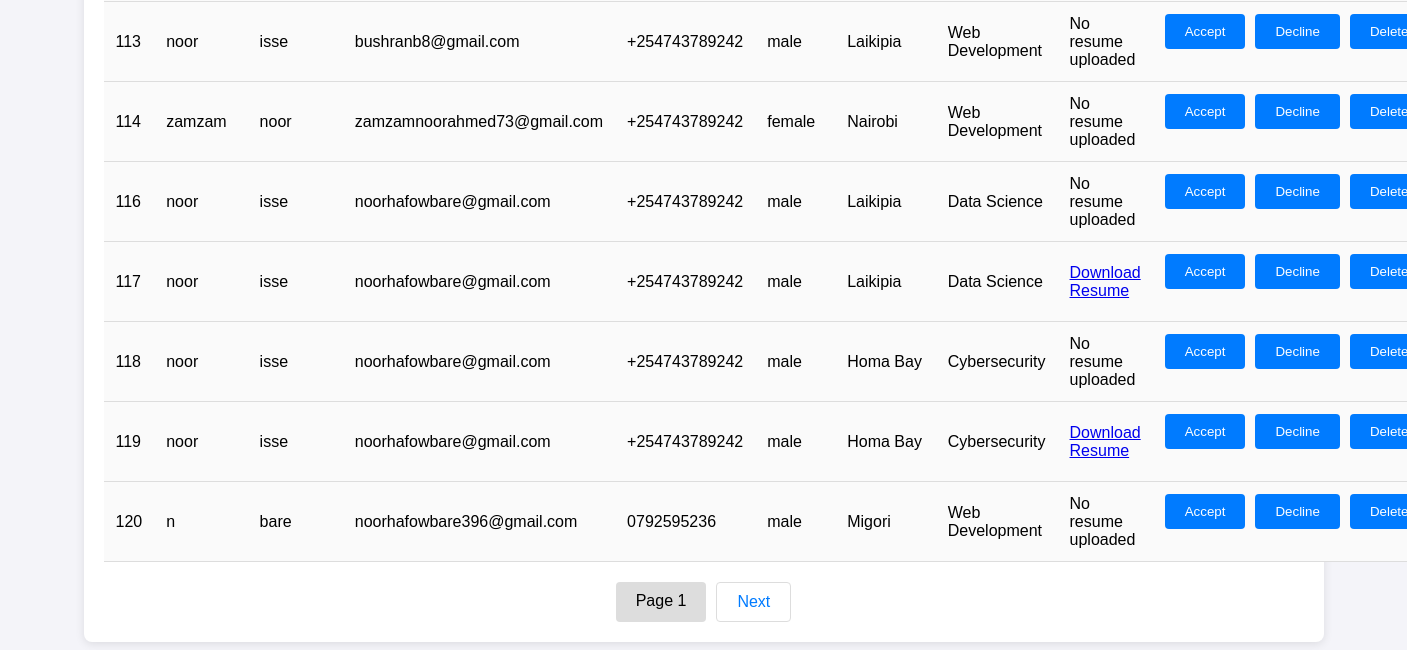
The page /admin/applications (lower part) on the database as committed earlier.
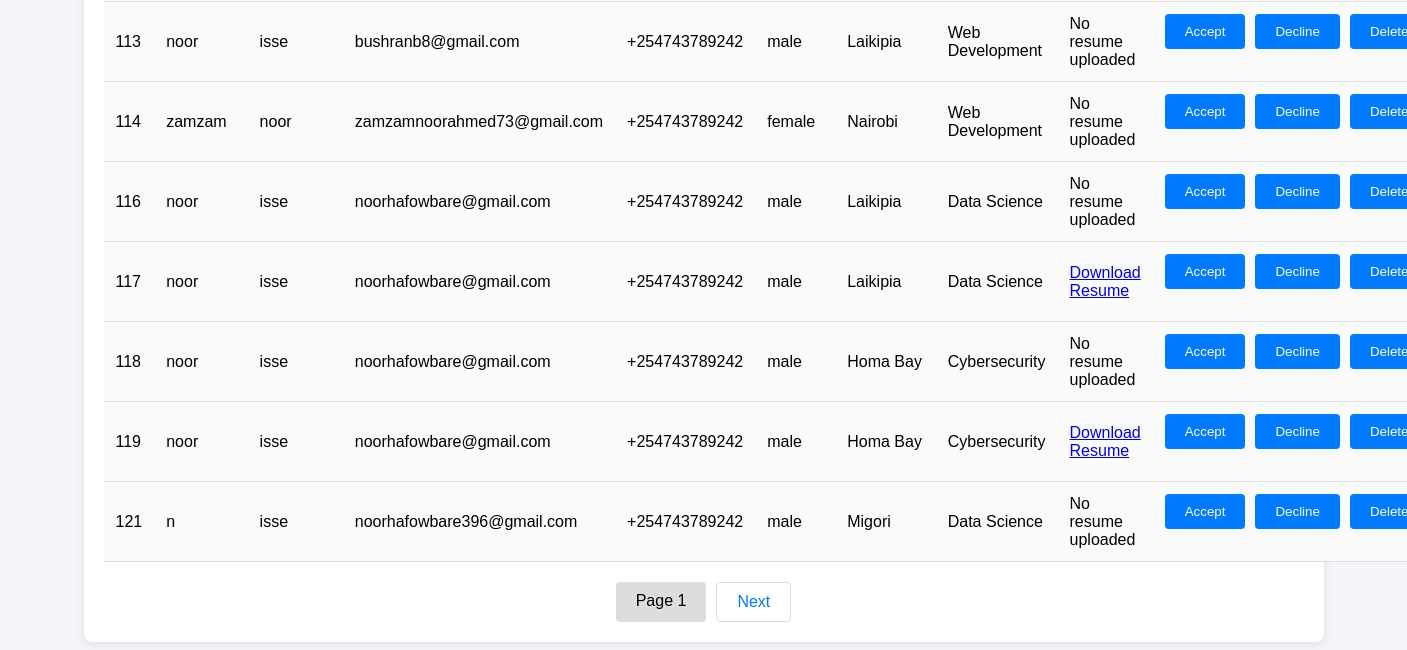
The same page on the database as committed later.
### tables this page shows
CREATE TABLE applications (
                    id INTEGER PRIMARY KEY AUTOINCREMENT,
                    first_name TEXT NOT NULL,
                    last_name TEXT NOT NULL,
                    email TEXT NOT NULL,
                    phone TEXT NOT NULL,
                    gender TEXT NOT NULL,
                    county TEXT NOT NULL,
                    course TEXT NOT NULL
                , status TEXT DEFAULT 'Pending', resume_path TEXT);

### app.py (the view)
@app.route('/admin/applications')
def view_applications():
    search = request.args.get('search', '')  # Search functionality
    page = request.args.get('page', 1, type=int)
    per_page = 80  # Number of records per page
    offset = (page - 1) * per_page
    conn = get_db_connection()
    search_query = f"%{search}%"  # Format search term for SQL LIKE
    applications = conn.execute(
        'SELECT * FROM applications WHERE first_name LIKE ? OR last_name LIKE ? LIMIT ? OFFSET ?',
        (search_query, search_query, per_page, offset)
    ).fetchall()
    total_query = 'SELECT COUNT(*) FROM applications WHERE first_name LIKE ? OR last_name LIKE ?'
    total = conn.execute(total_query, (search_query, search_query)).fetchone()[0]
    conn.close()
    return render_template('applications.html', applications=applications, page=page, per_page=per_page, total=total, search=search)

### app.py (called while the page is built)
def get_db_connection():
    conn = sqlite3.connect('database.db')
    conn.row_factory = sqlite3.Row
    return conn

### templates/applications.html (shortened to what this page needs)
<!DOCTYPE html>
<html lang="en">
  <head>
    <link
      rel="stylesheet"
      href="{{ url_for('static', filename='css/applications.css') }}"
    />
  </head>
  <body>
    <div class="container">
      <table>
        <tbody>
          {% for application in applications %}
          <tr>
            <td>{{ application.id }}</td>
            <td>{{ application.first_name }}</td>
            <td>{{ application.last_name }}</td>
            <td>{{ application.email }}</td>
            <td>{{ application.phone }}</td>
            <td>{{ application.gender }}</td>
            <td>{{ application.county }}</td>
            <td>{{ application.course }}</td>
            <td>
              {% if application.resume_path %}
              <a
                href="{{ url_for('download_file', filename=application.resume_path.split('/')[-1]) }}"
                target="_blank"
                >Download Resume</a
              >
              {% else %} No resume uploaded {% endif %}
            </td>
            <td>
              <div class="actions-container">
                <form
                  action="/accept_application/{{ application.id }}"
                  method="POST"
                  style="display: inline"
                >
                  <button type="submit" class="btn btn-success">Accept</button>
                </form>
                <form
                  action="/decline_application/{{ application.id }}"
                  method="POST"
                  style="display: inline"
                >
                  <button type="submit" class="btn btn-danger">Decline</button>
                </form>
                <form
                  action="/delete_application/{{ application.id }}"
                  method="POST"
                  style="display: inline"
                >
                  <button type="submit" class="btn btn-delete">Delete</button>
                </form>
              </div>
            </td>
          </tr>
          {% endfor %}
        </tbody>
      </table>
      <div class="pagination">
        <span>Page {{ page }}</span>
        {% if page * per_page < total %}
        <a href="{{ url_for('view_applications', page=page+1, search=search) }}"
          >Next</a
        >
        {% endif %}
      </div>
    </div>
  </body>
</html>

### static/css/applications.css (style rules this page uses)
body { font-family: Arial, sans-serif; background-color: #f4f4f9; margin: 0; padding: 0; }
.container { width: 90%; max-width: 1200px; margin: 20px auto; padding: 20px; background-color: #fff; border-radius: 8px; box-shadow: 0 2px 10px rgba(0, 0, 0, 0.1); }
table { width: 100%; border-collapse: collapse; margin-top: 20px; }
tr:nth-child(even) { background-color: #f9f9f9; }
tr:nth-child(odd) { background-color: #ffffff; }
.pagination { display: flex; justify-content: center; margin-top: 20px; }
.pagination a { padding: 10px 20px; text-decoration: none; color: #007bff; border: 1px solid #ddd; border-radius: 4px; margin: 0 5px; transition: background-color 0.3s ease; }
.pagination span { padding: 10px 20px; margin: 0 5px; background-color: #ddd; border-radius: 4px; }

Rows that differ between the two databases and show on the page:
removed applications: id "120", first_name "n", last_name "bare", email "noorhafowbare396@gmail.com", phone "0792595236", gender "male", county "Migori", course "Web Development", shows "No resume uploaded"
now on this page (row unchanged): applications: id "121", first_name "n", last_name "isse", email "noorhafowbare396@gmail.com", phone "+254743789242", gender "male", county "Migori", course "Data Science", shows "No resume uploaded"
